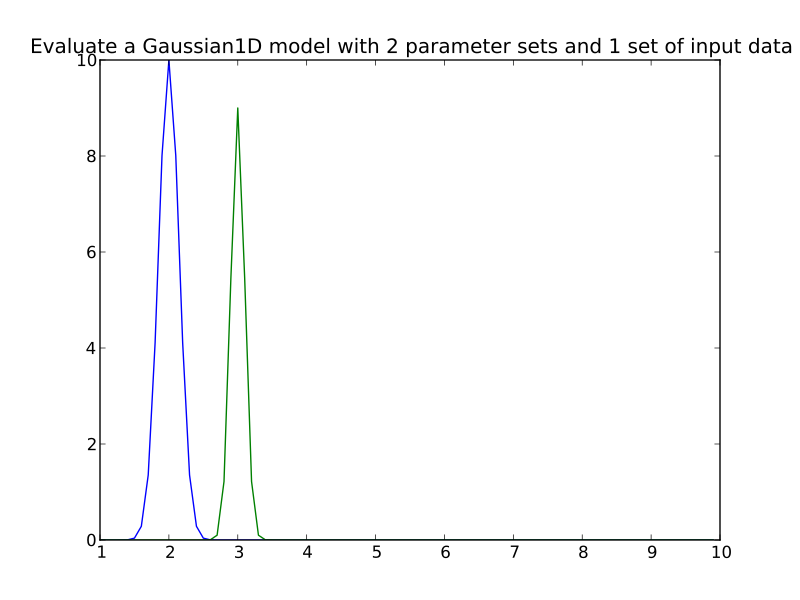

The Python source for this figure:
import matplotlib.pyplot as plt
import numpy as np
from astropy.modeling import models, fitting
x = np.arange(1, 10, .1)
g1 = models.Gaussian1D(amplitude=[10, 9], mean=[2,3], stddev=[.15,.1])
y = g1(x)
plt.plot(x, y)
plt.title('Evaluate a Gaussian1D model with 2 parameter sets and 1 set of '
          'input data')
plt.show()
